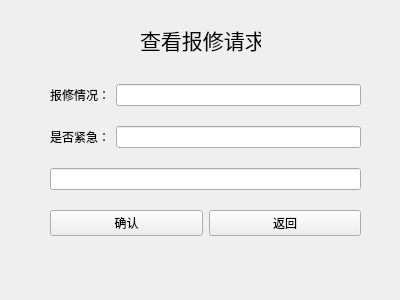
<?xml version="1.0" encoding="UTF-8"?>
<ui version="4.0">
 <class>DormToFix</class>
 <widget class="QWidget" name="DormToFix">
  <property name="geometry">
   <rect>
    <x>0</x>
    <y>0</y>
    <width>400</width>
    <height>300</height>
   </rect>
  </property>
  <property name="windowTitle">
   <string>Form</string>
  </property>
  <widget class="QLabel" name="mainLabel">
   <property name="geometry">
    <rect>
     <x>140</x>
     <y>20</y>
     <width>121</width>
     <height>41</height>
    </rect>
   </property>
   <property name="text">
    <string>&lt;html&gt;&lt;head/&gt;&lt;body&gt;&lt;p align=&quot;center&quot;&gt;&lt;span style=&quot; font-size:16pt;&quot;&gt;查看报修请求&lt;/span&gt;&lt;/p&gt;&lt;/body&gt;&lt;/html&gt;</string>
   </property>
  </widget>
  <widget class="QWidget" name="">
   <property name="geometry">
    <rect>
     <x>50</x>
     <y>70</y>
     <width>311</width>
     <height>181</height>
    </rect>
   </property>
   <layout class="QVBoxLayout" name="verticalLayout">
    <item>
     <layout class="QHBoxLayout" name="horizontalLayout">
      <item>
       <widget class="QLabel" name="reasonLabel">
        <property name="text">
         <string>报修情况：</string>
        </property>
       </widget>
      </item>
      <item>
       <widget class="QLineEdit" name="reasonLineEdit">
        <property name="readOnly">
         <bool>true</bool>
        </property>
       </widget>
      </item>
     </layout>
    </item>
    <item>
     <layout class="QHBoxLayout" name="horizontalLayout_2">
      <item>
       <widget class="QLabel" name="alarmLabel">
        <property name="text">
         <string>是否紧急：</string>
        </property>
       </widget>
      </item>
      <item>
       <widget class="QLineEdit" name="alarmLineEidt">
        <property name="readOnly">
         <bool>true</bool>
        </property>
       </widget>
      </item>
     </layout>
    </item>
    <item>
     <widget class="QLineEdit" name="timeLineEdit"/>
    </item>
    <item>
     <layout class="QHBoxLayout" name="horizontalLayout_3">
      <item>
       <widget class="QPushButton" name="commitButton">
        <property name="text">
         <string>确认</string>
        </property>
       </widget>
      </item>
      <item>
       <widget class="QPushButton" name="exitButton">
        <property name="text">
         <string>返回</string>
        </property>
       </widget>
      </item>
     </layout>
    </item>
   </layout>
  </widget>
 </widget>
 <resources/>
 <connections/>
</ui>
